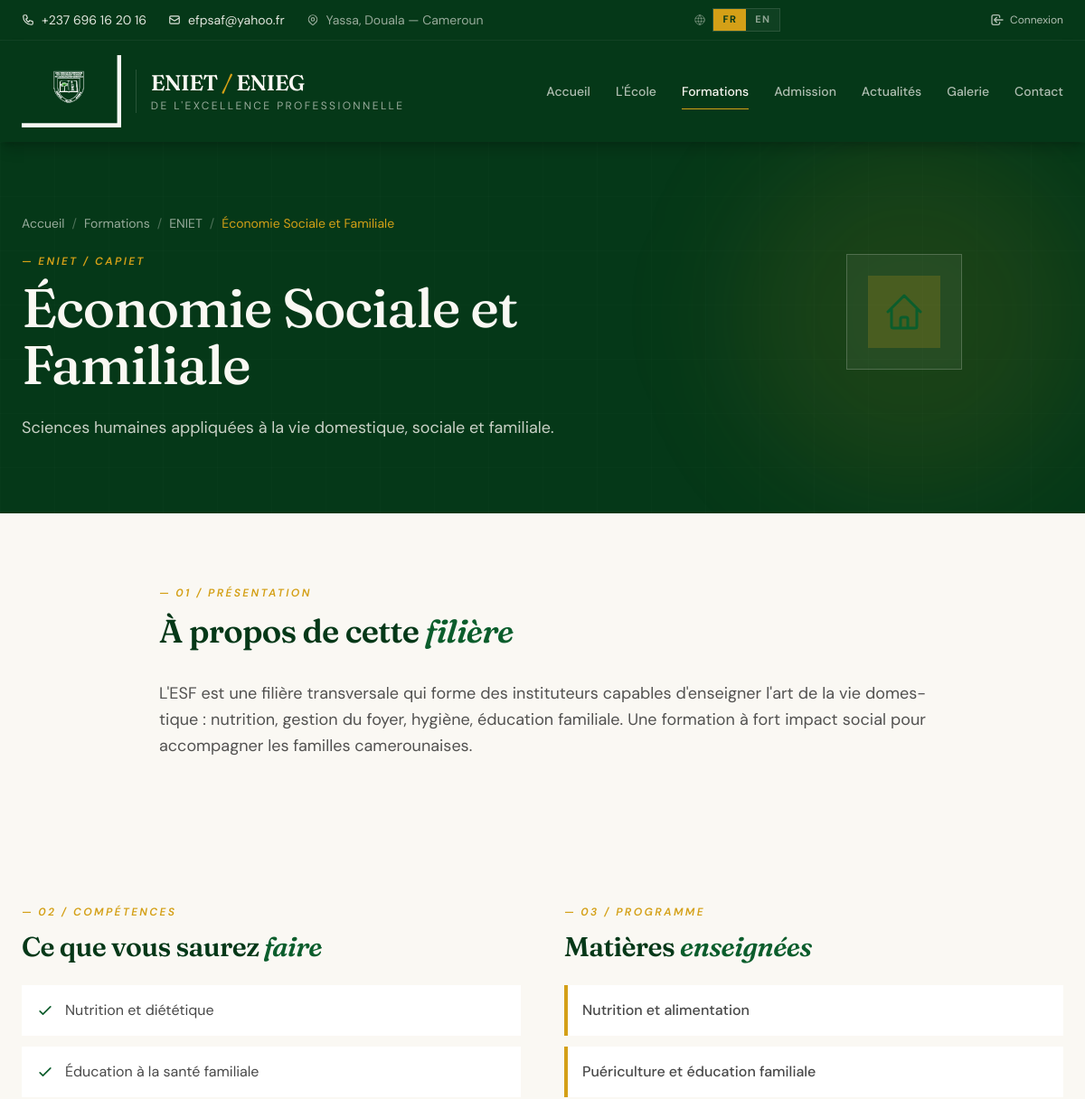
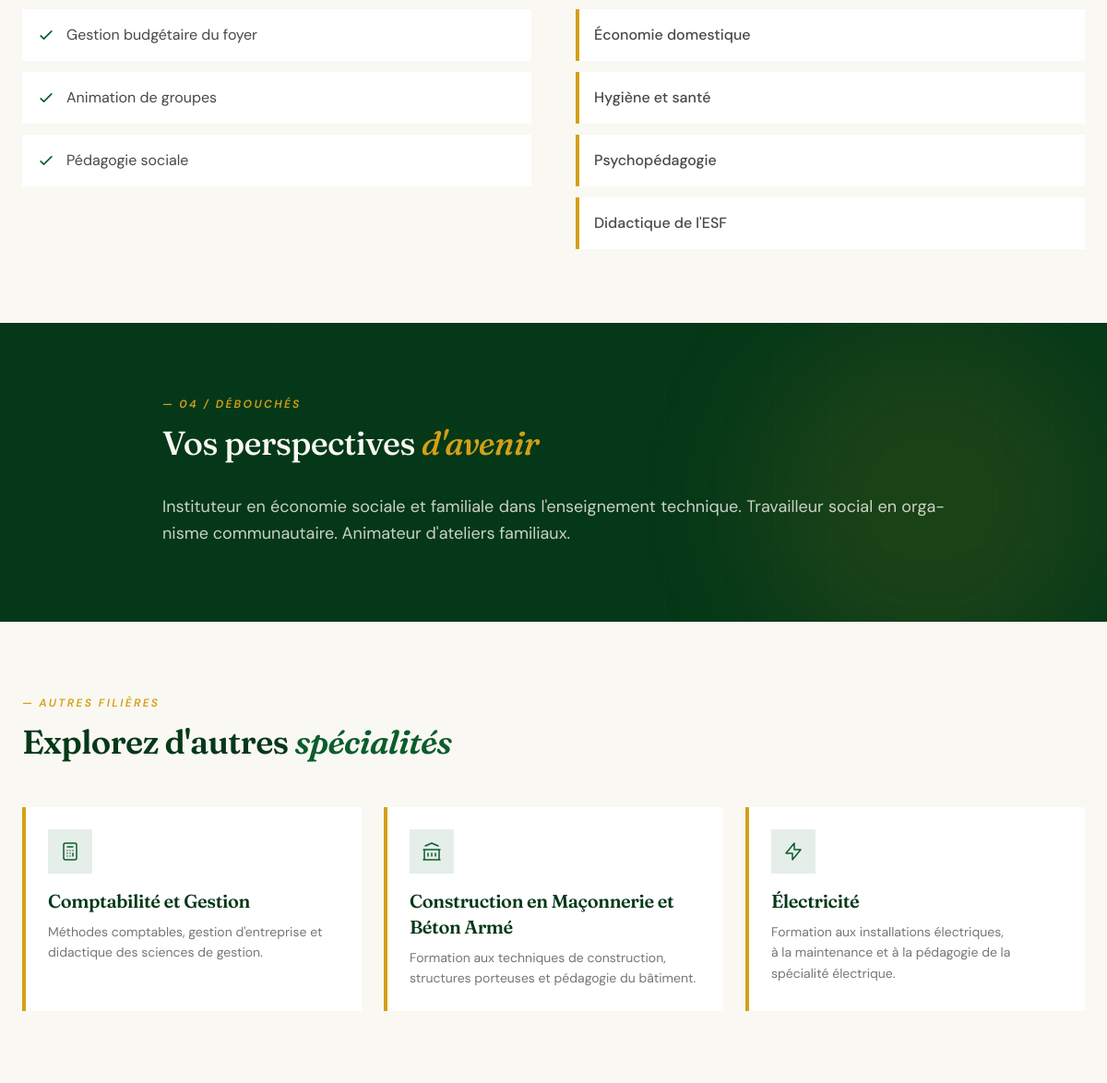
Before: /fr/formations/eniet/economie-sociale-familiale/ (upper part) with the older database file (2 pictures, top to bottom).
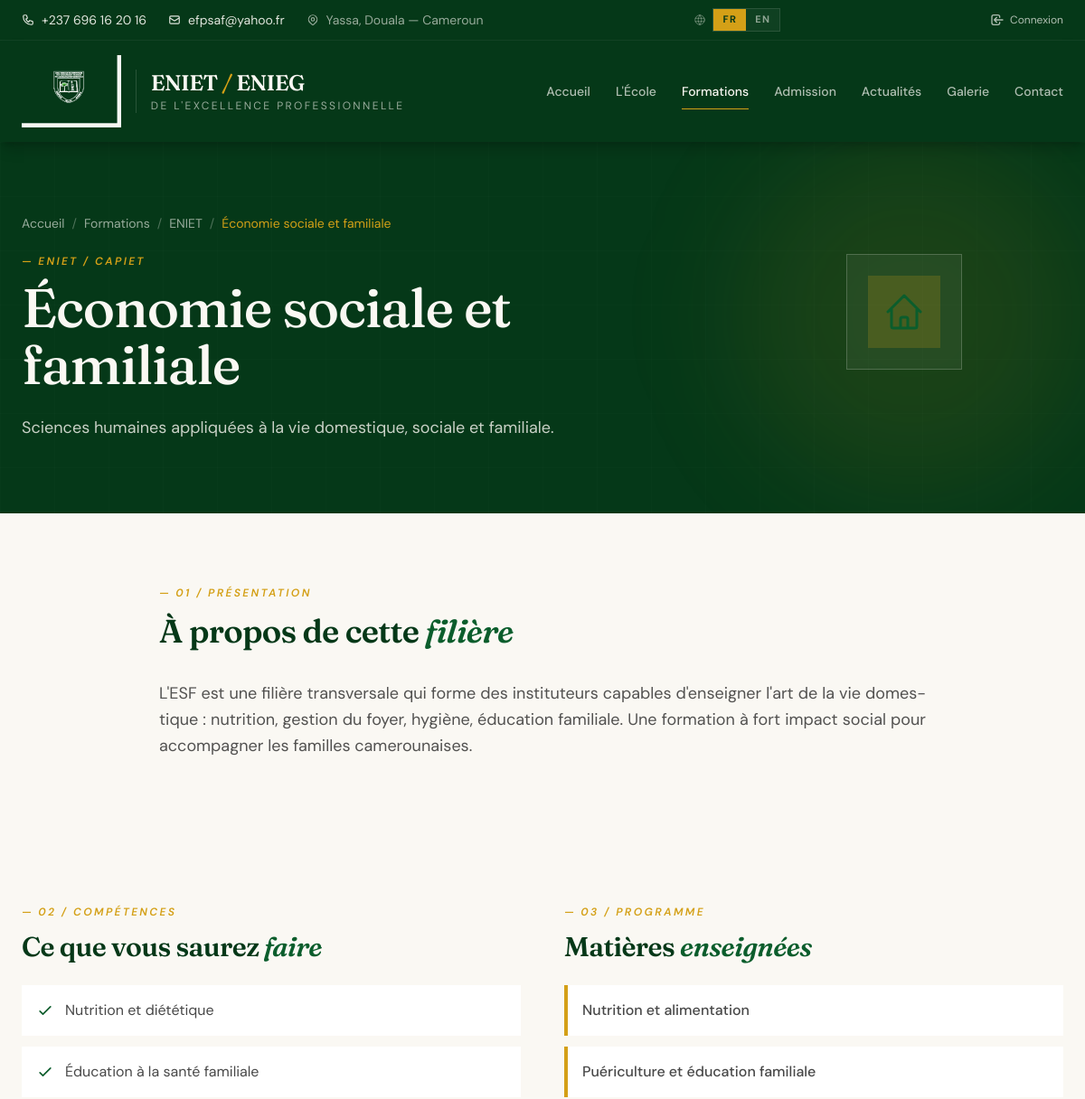
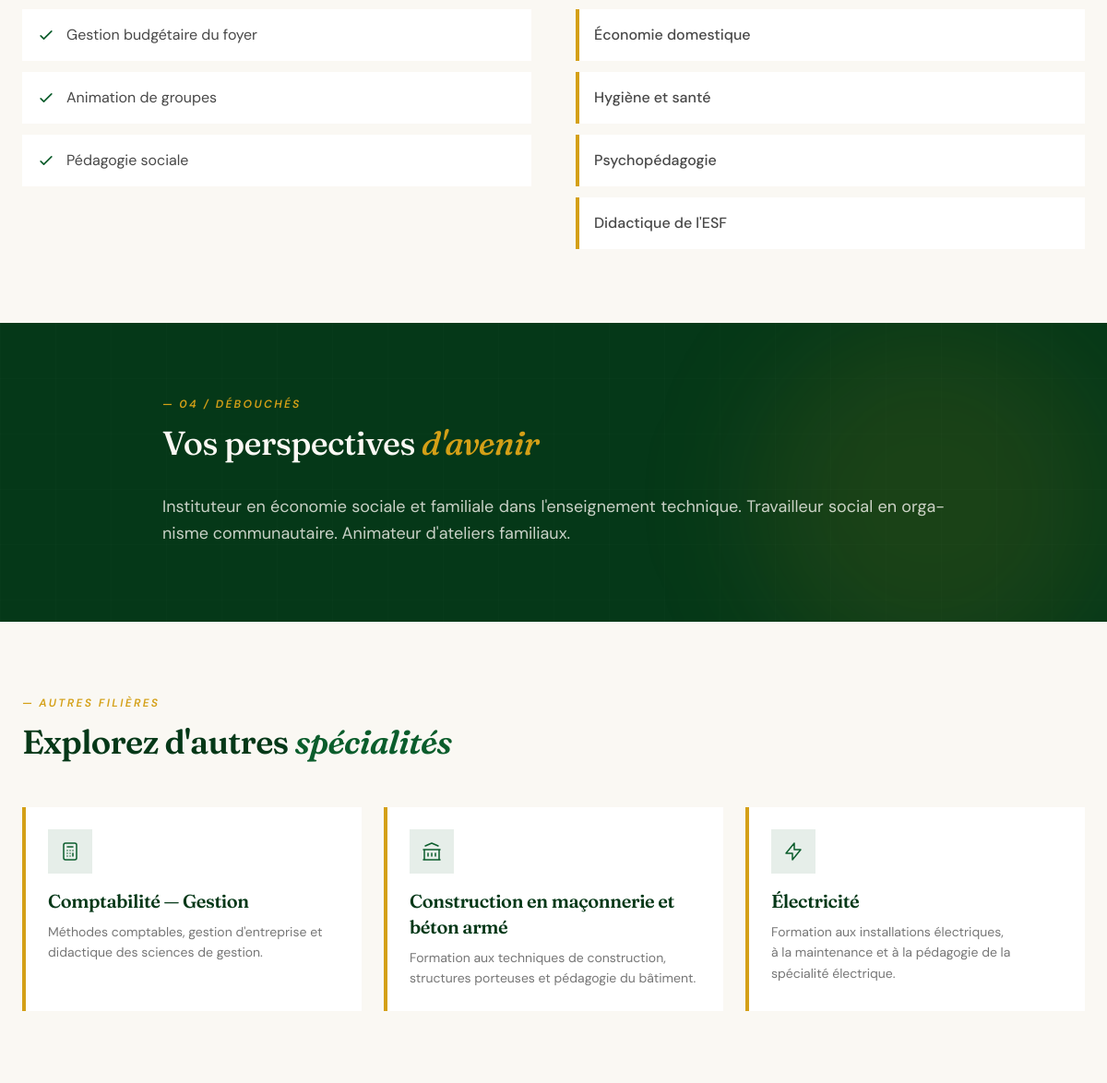
After: the same page with the newer database file (2 pictures, top to bottom).
### apps/ecoles/models.py (models this page shows, shortened)
class Filiere(TimeStampedModel):
    ecole = models.ForeignKey(
        Ecole,
        on_delete=models.CASCADE,
        related_name='filieres',  # → ecole.filieres.all()
        verbose_name=_('École'),
    )
    nom = models.CharField(
        _('Nom de la filière'),
        max_length=150,
        help_text=_('Ex: Électricité, Couture, Bureautique'),
    )
    slug = models.SlugField(
        _('Slug URL'),
        max_length=50,
        help_text=_('Identifiant pour l\'URL (sans accent, en minuscules)'),
    )
    description_courte = models.CharField(
        _('Description courte'),
        max_length=250,
        help_text=_('Phrase d\'accroche affichée sur les cartes'),
    )
    description_longue = models.TextField(
        _('Description détaillée'),
        blank=True,
        help_text=_('Présentation complète, affichée sur la page de détail'),
    )
    debouches = models.TextField(
        _('Débouchés professionnels'),
        blank=True,
        help_text=_('Métiers et opportunités après la formation'),
    )
    competences_acquises = models.TextField(
        _('Compétences acquises'),
        blank=True,
        help_text=_('Une compétence par ligne'),
    )
    matieres_principales = models.TextField(
        _('Matières principales'),
        blank=True,
        help_text=_('Une matière par ligne'),
    )
    icone = models.CharField(
        _('Icône'),
        max_length=20,
        default='briefcase',
        help_text=_('Identifiant d\'icône : bolt, building, scissors, chart, computer...'),
    )
    image = models.ImageField(
        _('Image illustrative'),
        upload_to='filieres/',
        blank=True,
        null=True,
        help_text=_('Photo d\'illustration de la filière'),
    )
    ordre = models.PositiveSmallIntegerField(
        _('Ordre d\'affichage'),
        default=0,
    )
    actif = models.BooleanField(_('Actif'), default=True)
    class Meta:
        verbose_name = _('Filière')
        verbose_name_plural = _('Filières')
        ordering = ['ecole', 'ordre', 'nom']
        unique_together = [['ecole', 'slug']]
    def get_absolute_url(self):
        from django.urls import reverse
        return reverse('ecoles:filiere_detail', kwargs={
            'ecole_slug': self.ecole.slug,
            'filiere_slug': self.slug,
        })

class Ecole(TimeStampedModel):
    class TypeEcole(models.TextChoices):
        GENERAL = 'general', _('Enseignement Général')
        TECHNIQUE = 'technique', _('Enseignement Technique')
    nom = models.CharField(
        _('Nom complet'),
        max_length=200,
        help_text=_('Ex: École Normale d\'Instituteurs de l\'Enseignement Général'),
    )
    sigle = models.CharField(
        _('Sigle'),
        max_length=10,
        unique=True,  # ← unique=True : empêche deux écoles avec le même sigle
        help_text=_('Ex: ENIEG ou ENIET'),
    )
    slug = models.SlugField(
        _('Slug URL'),
        max_length=20,
        unique=True,
        help_text=_('Identifiant pour l\'URL, en minuscules sans accents'),
    )
    type_ecole = models.CharField(
        _('Type'),
        max_length=20,
        choices=TypeEcole.choices,
    )
    diplome_prepare = models.CharField(
        _('Diplôme préparé'),
        max_length=100,
        help_text=_('Ex: CAPIEMP ou CAPIET'),
    )
    diplome_complet = models.CharField(
        _('Intitulé complet du diplôme'),
        max_length=300,
        help_text=_('Ex: Certificat d\'Aptitude Pédagogique d\'Instituteurs...'),
    )
    description_courte = models.TextField(
        _('Description courte'),
        max_length=500,
        help_text=_('Affichée sur la page d\'accueil et la liste des écoles'),
    )
    description_longue = models.TextField(
        _('Description détaillée'),
        blank=True,
        help_text=_('Affichée sur la page admission de l\'école'),
    )
    pre_requis = models.TextField(
        _('Pré-requis d\'admission'),
        help_text=_('Diplômes acceptés : Bac, BT, BP, etc.'),
    )
    duree_formation = models.CharField(
        _('Durée de la formation'),
        max_length=50,
        default='2 ans',
    )
    frais_concours = models.PositiveIntegerField(
        _('Frais de concours (FCFA)'),
        default=12000,
        help_text=_('Frais d\'inscription au concours, non remboursables'),
    )
    frais_inscription_non_remboursable = models.PositiveIntegerField(
        _('Inscription non remboursable (FCFA)'),
        default=25000,
    )
    matiere_oeuvre = models.PositiveIntegerField(
        _('Matière d\'œuvre (FCFA)'),
        default=0,
        help_text=_('Frais de matière d\'œuvre - 0 pour ENIEG, 25000 pour ENIET'),
    )
    ordre = models.PositiveSmallIntegerField(
        _('Ordre d\'affichage'),
        default=0,
    )
    actif = models.BooleanField(_('Actif'), default=True)
    class Meta:
        verbose_name = _('École')
        verbose_name_plural = _('Écoles')
        ordering = ['ordre', 'sigle']

### apps/ecoles/views.py (the view)
# urls.py: path('<slug:ecole_slug>/<slug:filiere_slug>/', views.filiere_detail_view, name='filiere_detail'),
def filiere_detail_view(request, ecole_slug, filiere_slug):
    filiere = get_object_or_404(
        Filiere.objects.select_related('ecole'),  # ← optimisation : 1 seule requête au lieu de 2
        ecole__slug=ecole_slug,
        slug=filiere_slug,
        actif=True,
    )
    autres_filieres = Filiere.objects.filter(
        ecole=filiere.ecole,
        actif=True,
    ).exclude(pk=filiere.pk).order_by('?')[:3]  # ← '?' = ordre aléatoire, limité à 3
    return render(request, 'ecoles/filiere_detail.html', {
        'filiere': filiere,
        'autres_filieres': autres_filieres,
    })

### apps/core/context_processors.py (called while the page is built, shortened)
def tinymce_key(request):
    return {
        'TINYMCE_API_KEY': getattr(settings, 'TINYMCE_API_KEY', '')
    }

def site_settings(request):
    return {
        'site_settings': SiteSettings.load(),
    }

def dashboard_badges(request):
    if not request.user.is_authenticated:
        return {}

### apps/pages/models.py (called while the page is built)
    @classmethod
    def load(cls):
        obj, created = cls.objects.get_or_create(pk=1)
        return obj

### templates/ecoles/filiere_detail.html (shortened to what the changed rows need)
{% extends "base_public.html" %}
{% load i18n humanize %}
{% block content %}
<section class="bg-primary-darker text-cream relative overflow-hidden py-20">
    <div class="relative max-w-7xl mx-auto px-6">
        <nav class="flex items-center gap-2 text-sm text-cream/60 mb-6">
            <a href="{% url 'core:home' %}" class="hover:text-accent transition-colors">{% trans "Accueil" %}</a>
            <span class="text-cream/30">/</span>
            <a href="{% url 'ecoles:formations_list' %}" class="hover:text-accent transition-colors">{% trans "Formations" %}</a>
            <span class="text-cream/30">/</span>
            <a href="{% url 'ecoles:ecole_detail' ecole_slug=filiere.ecole.slug %}" class="hover:text-accent transition-colors">{{ filiere.ecole.sigle }}</a>
            <span class="text-cream/30">/</span>
            <span class="text-accent">{{ filiere.nom }}</span>
        </nav>
        <div class="grid lg:grid-cols-3 gap-12 items-start">
            <div class="lg:col-span-2">
                <div class="text-xs uppercase tracking-[0.2em] text-accent font-semibold italic mb-3">
                    — {{ filiere.ecole.sigle }} / {{ filiere.ecole.diplome_prepare }}
                </div>
                <h1 class="font-serif text-4xl md:text-6xl font-medium leading-[1.05] mb-6">
                    {{ filiere.nom }}
                </h1>
                <p class="text-cream/80 text-lg max-w-2xl leading-relaxed">
                    {{ filiere.description_courte }}
                </p>
            </div>
        </div>
    </div>
</section>
{% if filiere.description_longue %}
<section class="py-20">
    <div class="max-w-4xl mx-auto px-6">
        <div class="text-xs uppercase tracking-[0.2em] text-accent font-semibold italic mb-3">
            — 01 / {% trans "Présentation" %}
        </div>
        <h2 class="font-serif text-3xl md:text-4xl text-primary-darker font-semibold leading-tight mb-8">
            {% trans "À propos de cette" %} <span class="italic text-primary">{% trans "filière" %}</span>
        </h2>
        <div class="text-ink/75 text-lg leading-relaxed">
            {{ filiere.description_longue|linebreaks }}
        </div>
    </div>
</section>
{% endif %}
<section class="py-20 bg-cream">
    <div class="max-w-7xl mx-auto px-6 grid lg:grid-cols-2 gap-12">
        {% if filiere.competences_acquises %}
            <div>
                <h2 class="font-serif text-3xl text-primary-darker font-semibold leading-tight mb-6">
                    {% trans "Ce que vous saurez" %} <span class="italic text-primary">{% trans "faire" %}</span>
                </h2>
            </div>
        {% endif %}
        {% if filiere.matieres_principales %}
            <div>
                <h2 class="font-serif text-3xl text-primary-darker font-semibold leading-tight mb-6">
                    {% trans "Matières" %} <span class="italic text-primary">{% trans "enseignées" %}</span>
                </h2>
            </div>
        {% endif %}
    </div>
</section>
{% if filiere.debouches %}
<section class="py-20 bg-primary-darker text-cream relative overflow-hidden">
    <div class="absolute inset-0 opacity-30 pointer-events-none"
         style="background-image: linear-gradient(rgba(255,255,255,0.04) 1px, transparent 1px), linear-gradient(90deg, rgba(255,255,255,0.04) 1px, transparent 1px); background-size: 60px 60px;">
    </div>
    <div class="absolute top-0 right-0 w-96 h-96 bg-accent/10 rounded-full blur-3xl pointer-events-none"></div>
    <div class="relative max-w-4xl mx-auto px-6">
        <div class="text-xs uppercase tracking-[0.2em] text-accent font-semibold italic mb-3">
            — 04 / {% trans "Débouchés" %}
        </div>
        <h2 class="font-serif text-3xl md:text-4xl font-medium leading-tight mb-8">
            {% trans "Vos perspectives" %} <span class="italic text-accent">{% trans "d'avenir" %}</span>
        </h2>
        <div class="text-cream/80 text-lg leading-relaxed">
            {{ filiere.debouches|linebreaks }}
        </div>
    </div>
</section>
{% endif %}
{% if autres_filieres %}
<section class="py-20">
    <div class="max-w-7xl mx-auto px-6">
        <div class="max-w-2xl mb-12">
            <h2 class="font-serif text-3xl md:text-4xl text-primary-darker font-semibold leading-tight">
                {% trans "Explorez d'autres" %} <span class="italic text-primary">{% trans "spécialités" %}</span>
            </h2>
        </div>
        <div class="grid sm:grid-cols-3 gap-6">
            {% for autre in autres_filieres %}
                <a href="{{ autre.get_absolute_url }}"
                   class="bg-white border-l-4 border-accent p-6 group hover:-translate-y-1 transition-all duration-300 hover:shadow-lg block">
                    <div class="w-12 h-12 bg-primary/10 flex items-center justify-center mb-4 group-hover:bg-primary transition-colors">
                        {% include "ecoles/partials/icone_filiere.html" with icone=autre.icone %}
                    </div>
                    <h3 class="font-serif text-xl text-primary-darker font-semibold mb-2 group-hover:text-primary transition-colors">
                        {{ autre.nom }}
                    </h3>
                    <p class="text-sm text-ink/60 leading-relaxed">
                        {{ autre.description_courte|truncatewords:15 }}
                    </p>
                </a>
            {% endfor %}
        </div>
    </div>
</section>
{% endif %}
{% endblock %}

### templates/ecoles/partials/icone_filiere.html (shortened to what this page needs)
{% if icone == 'bolt' %}
    <svg class="w-6 h-6 text-primary group-hover:text-cream transition-colors" fill="none" stroke="currentColor" viewBox="0 0 24 24">
        <path stroke-linecap="round" stroke-linejoin="round" stroke-width="1.5" d="M13 10V3L4 14h7v7l9-11h-7z"/>
    </svg>
{% elif icone == 'building' %}
    <svg class="w-6 h-6 text-primary group-hover:text-cream transition-colors" fill="none" stroke="currentColor" viewBox="0 0 24 24">
        <path stroke-linecap="round" stroke-linejoin="round" stroke-width="1.5" d="M3 21h18M3 10h18M5 6l7-3 7 3M4 10v11M20 10v11M8 14v3M12 14v3M16 14v3"/>
    </svg>
{% elif icone == 'scissors' %}
    <svg class="w-6 h-6 text-primary group-hover:text-cream transition-colors" fill="none" stroke="currentColor" viewBox="0 0 24 24">
        <path stroke-linecap="round" stroke-linejoin="round" stroke-width="1.5" d="M16 8v8m-4-5v5m-4-2v2m-2 4h12a2 2 0 002-2V6a2 2 0 00-2-2H6a2 2 0 00-2 2v12a2 2 0 002 2z"/>
    </svg>
{% endif %}

Changed rows visible on the page:
changed Filiere "Sciences humaines appliquées à la vie domestique, sociale et familiale.": nom "Économie Sociale et Familiale" → "Économie sociale et familiale"
changed Filiere "Méthodes comptables, gestion d'entreprise et didactique des sciences de gestion.": nom "Comptabilité et Gestion" → "Comptabilité — Gestion"
changed Filiere: nom "Construction en Maçonnerie et Béton Armé" → "Construction en maçonnerie et béton armé"
